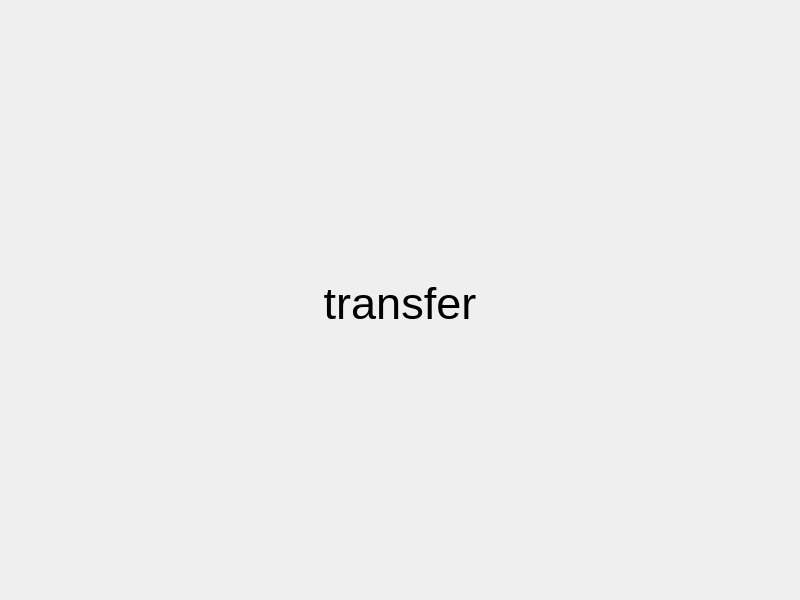
<?xml version="1.0" encoding="UTF-8"?>
<ui version="4.0">
 <class>MainWindow</class>
 <widget class="QMainWindow" name="MainWindow">
  <property name="geometry">
   <rect>
    <x>0</x>
    <y>0</y>
    <width>800</width>
    <height>600</height>
   </rect>
  </property>
  <property name="windowTitle">
   <string>MainWindow</string>
  </property>
  <widget class="QWidget" name="centralwidget">
   <layout class="QVBoxLayout" name="verticalLayout">
    <property name="leftMargin">
     <number>0</number>
    </property>
    <property name="topMargin">
     <number>0</number>
    </property>
    <property name="rightMargin">
     <number>0</number>
    </property>
    <property name="bottomMargin">
     <number>0</number>
    </property>
    <item>
     <widget class="ButtonGroup" name="btn_group" native="true"/>
    </item>
    <item>
     <widget class="QStackedWidget" name="stackedWidget">
      <property name="currentIndex">
       <number>3</number>
      </property>
      <widget class="QWidget" name="myfiles_page">
       <layout class="QHBoxLayout" name="horizontalLayout">
        <item>
         <widget class="QLabel" name="label">
          <property name="font">
           <font>
            <pointsize>34</pointsize>
           </font>
          </property>
          <property name="layoutDirection">
           <enum>Qt::LeftToRight</enum>
          </property>
          <property name="text">
           <string>myflie</string>
          </property>
          <property name="textFormat">
           <enum>Qt::AutoText</enum>
          </property>
          <property name="alignment">
           <set>Qt::AlignCenter</set>
          </property>
          <property name="textInteractionFlags">
           <set>Qt::LinksAccessibleByMouse</set>
          </property>
         </widget>
        </item>
       </layout>
      </widget>
      <widget class="QWidget" name="sharefile_page">
       <layout class="QHBoxLayout" name="horizontalLayout_4">
        <item>
         <widget class="QLabel" name="label_2">
          <property name="font">
           <font>
            <pointsize>34</pointsize>
           </font>
          </property>
          <property name="text">
           <string>sharefile</string>
          </property>
          <property name="alignment">
           <set>Qt::AlignCenter</set>
          </property>
         </widget>
        </item>
       </layout>
      </widget>
      <widget class="QWidget" name="ranking_page">
       <layout class="QHBoxLayout" name="horizontalLayout_3">
        <item>
         <widget class="QLabel" name="label_3">
          <property name="font">
           <font>
            <pointsize>34</pointsize>
           </font>
          </property>
          <property name="text">
           <string>ranking</string>
          </property>
          <property name="alignment">
           <set>Qt::AlignCenter</set>
          </property>
         </widget>
        </item>
       </layout>
      </widget>
      <widget class="QWidget" name="transfer_page">
       <layout class="QHBoxLayout" name="horizontalLayout_2">
        <item>
         <widget class="QLabel" name="label_4">
          <property name="font">
           <font>
            <pointsize>34</pointsize>
           </font>
          </property>
          <property name="text">
           <string>transfer</string>
          </property>
          <property name="alignment">
           <set>Qt::AlignCenter</set>
          </property>
         </widget>
        </item>
       </layout>
      </widget>
     </widget>
    </item>
   </layout>
  </widget>
 </widget>
 <customwidgets>
  <customwidget>
   <class>ButtonGroup</class>
   <extends>QWidget</extends>
   <header location="global">selfwidget/buttongroup.h</header>
   <container>1</container>
  </customwidget>
 </customwidgets>
 <resources/>
 <connections/>
</ui>
